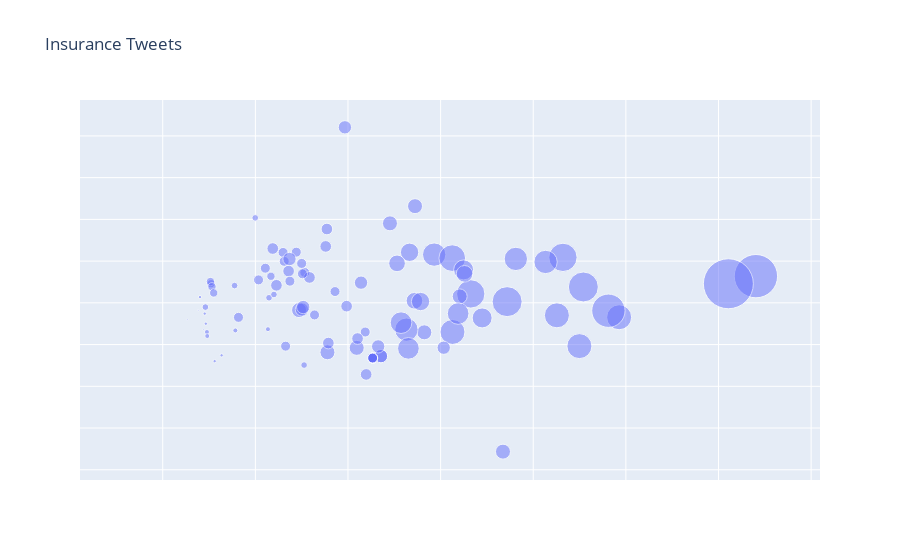

Notebook code for this chart:
### Code cell
fig5 = pgo.Figure(data=data5, layout=layout5)

go.Figure(data=fig5).show()
